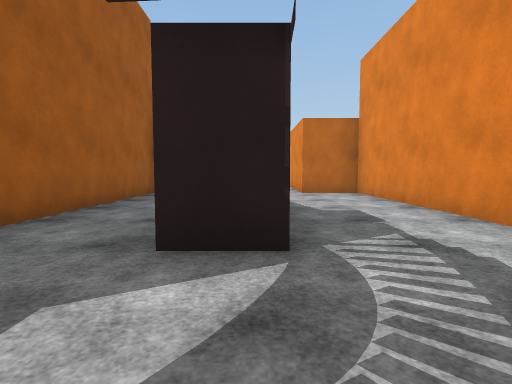
[1] (above)

15 first-person views from a walk through a Unity game level. The camera is 1.2 m above the floor, tilts 4° down and sees 80° across. The floor is counted in squares, 2 m on a side. Each view is taken from the middle of a square. On the plan, view 1 faces up. The plan holds only what a view shows up to about 9 squares ahead; the rest is blank. The place goes on beyond the plan. The player character is not drawn. Surface patterns are stand-ins for the level's own textures.

[2]
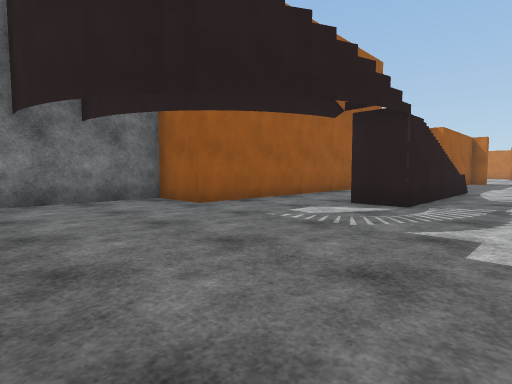

[3]
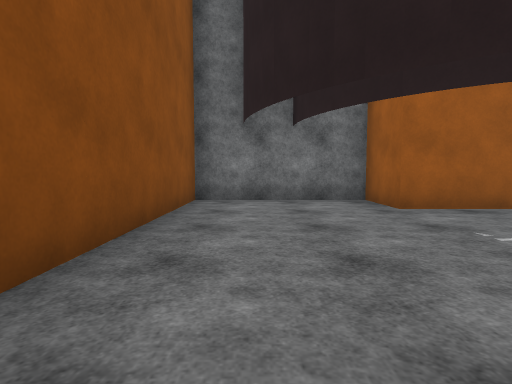

[4]
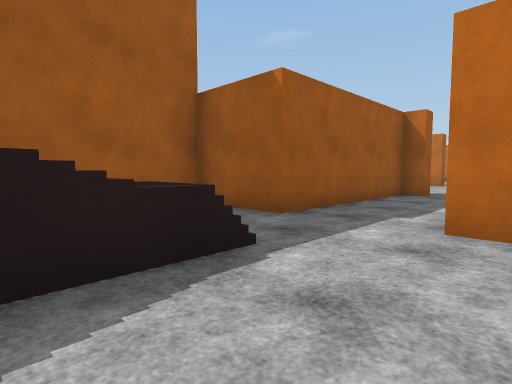

[5]
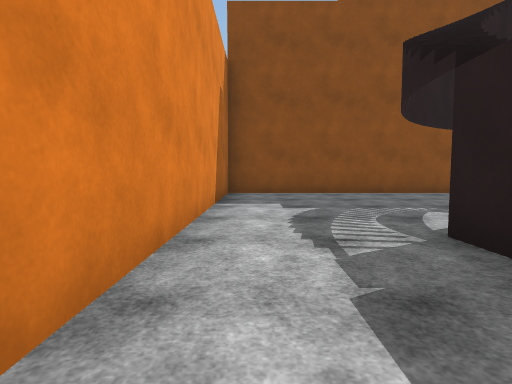

[6]
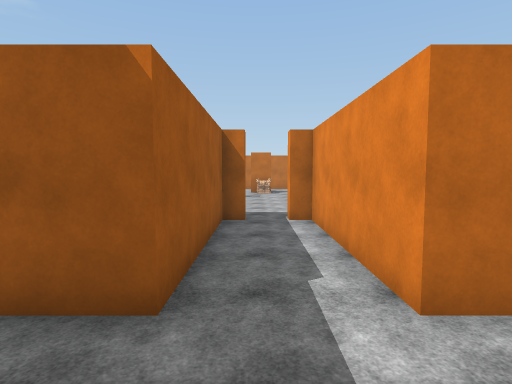

[7]
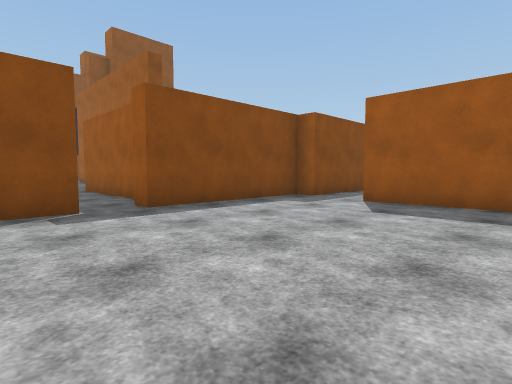

[8]
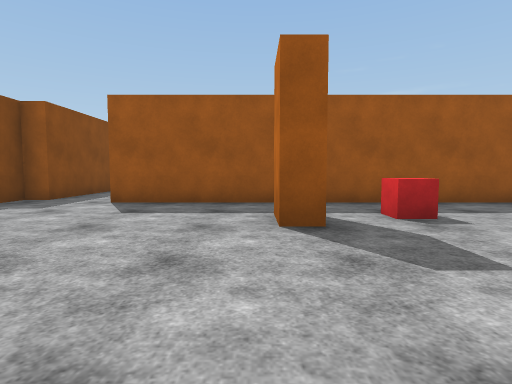

[9]
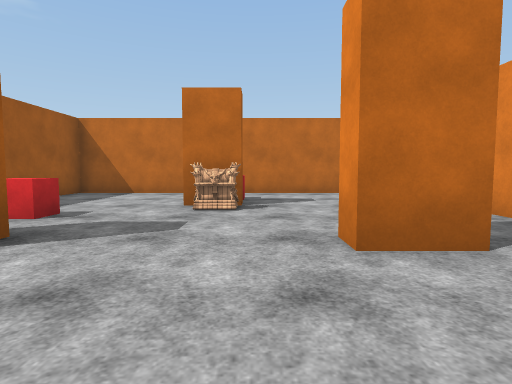

[10]
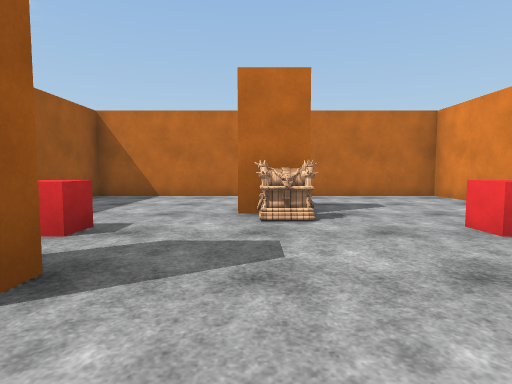

[11]
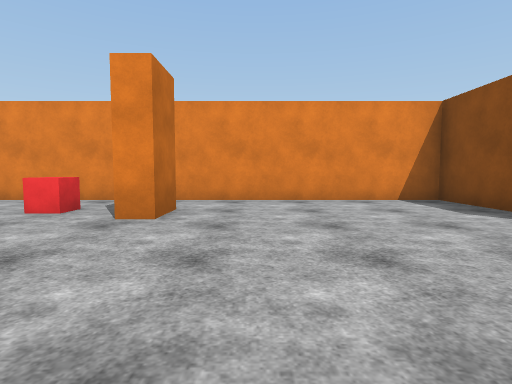

[12]
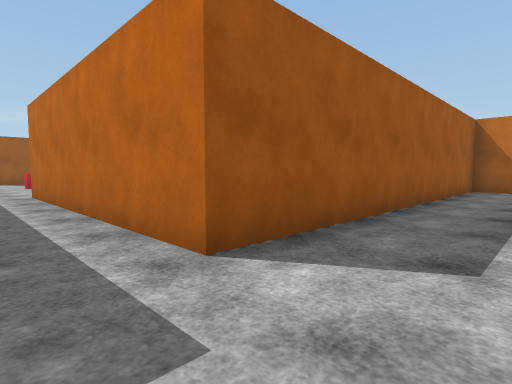

[13]
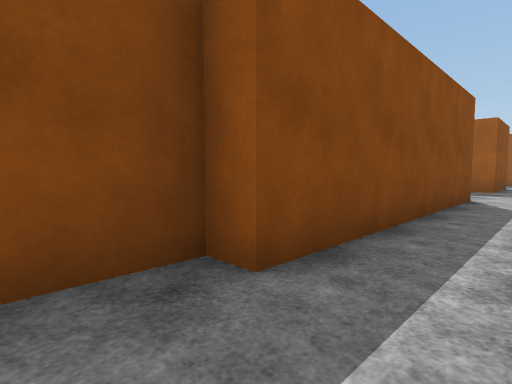

[14]
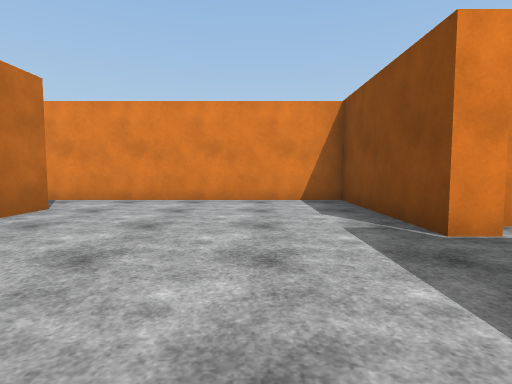

[15]
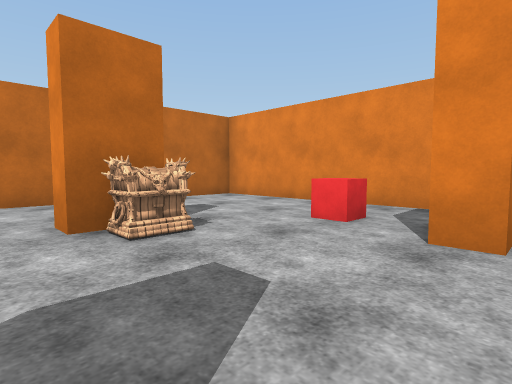

### Floor plan
Key: @ floor where view 1 was taken; # wall or solid block; . floor; / step, stairs or slope; ^ raised ledge; C chest.
Columns run from 14 left of view 1 to 5 right of it. Each row starts with its distance up from view 1.
 25           ##########
 24           #........#
 23           #........#
 22           #........#
 21           #...C....#
 20           #.^......#
 19           #.....#..#
 18           #........#
 17           #........#
 16     #######........#
 15  ..................#
 14 ...................#
 13 #   ##########.#####
 12              #..#
 11              #..#
 10              #..#
  9            ###..##
  8            #.....#
  7            #.....#
  6            #../..#
  5            #../..#
  4            #../..#
  3            #../..#
  2            #../..#
  1          ###.....#
  0          #....@..#
 -1          #.......#
 -2          #.......#
 -3          #.......#
 -4          #########

Where each view was taken, in squares from view 1:
view 1: 0 up, 0 right, facing up
view 2: 3 down, 2 right, facing up-left
view 3: 2 down, 2 right, facing left
view 4: 5 up, 2 right, facing up-left
view 5: 5 up, 2 right, facing down
view 6: 6 up, 0 right, facing up
view 7: 18 up, 2 right, facing down-left
view 8: 18 up, 2 right, facing left
view 9: 16 up, 1 right, facing up
view 10: 17 up, 0 right, facing up
view 11: 17 up, 2 left, facing right
view 12: 14 up, 2 left, facing up-left
view 13: 15 up, 3 left, facing down-left
view 14: 15 up, 2 left, facing right
view 15: 18 up, 1 left, facing up-right
